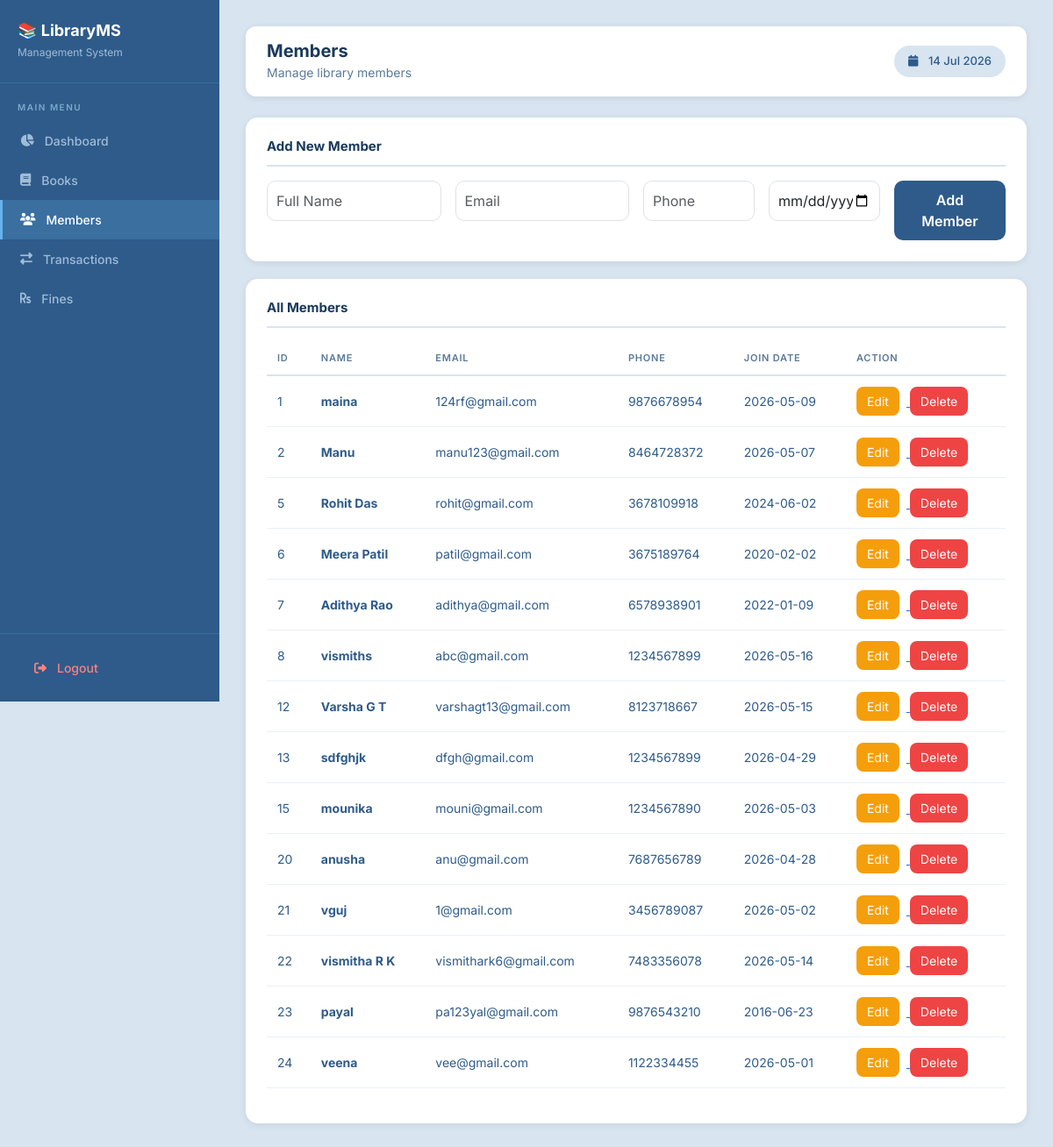
The app's page /LibraryMs/members.php with its own data.
### tables this page shows
CREATE TABLE `members` (
  `member_id` int(11) NOT NULL,
  `name` varchar(255) DEFAULT NULL,
  `email` varchar(255) DEFAULT NULL,
  `phone` varchar(20) DEFAULT NULL,
  `join_date` date DEFAULT NULL
);

### LibraryMs/members.php (the view, shortened to what this page needs)
<?php include 'db.php'; ?>
<!DOCTYPE html>
<html lang="en">
<head>
    <link href="https://cdn.jsdelivr.net/npm/bootstrap@5.3.0/dist/css/bootstrap.min.css" rel="stylesheet">
    <link href="https://cdnjs.cloudflare.com/ajax/libs/font-awesome/6.4.0/css/all.min.css" rel="stylesheet">
</head>
<body>
<div class="sidebar">
    <div class="sidebar-logo">
        <h4>📚 LibraryMS</h4>
        <span>Management System</span>
    </div>
    <div class="nav-label">Main Menu</div>
    <a href="index.php">
        <i class="fas fa-chart-pie"></i> Dashboard
    </a>
    <a href="books.php">
        <i class="fas fa-book"></i> Books
    </a>
    <a href="members.php" class="active">
        <i class="fas fa-users"></i> Members
    </a>
    <a href="transactions.php">
        <i class="fas fa-exchange-alt"></i> Transactions
    </a>
    <a href="fines.php">
        <i class="fas fa-rupee-sign"></i> Fines
    </a>
    <div class="sidebar-footer">
        <a href="logout.php">
            <i class="fas fa-sign-out-alt"></i> Logout
        </a>
    </div>
</div>
<div class="main">
    <div class="topbar">
        <div>
            <h5>Members</h5>
            <small style="color:#5a7a9a;">
                Manage library members
            </small>
        </div>
        <span style="background:#d8e4f0;
        padding:8px 16px;
        border-radius:20px;
        font-size:13px;
        color:#2e5b8a;
        font-weight:500;">
            <i class="fas fa-calendar me-2"></i>
            <?php echo date('d M Y'); ?>
        </span>
    </div>
    <div class="card-main">
        <h6>Add New Member</h6>
        <form method="POST">
            <div class="row g-3">
                <div class="col-md-3">
                   <input type="text"
name="name"
class="form-control"
placeholder="Full Name"
pattern="[A-Za-z ]+"
title="Only alphabets allowed"
required>
                </div>
                <div class="col-md-3">
                    <input type="email"
                    name="email"
                    class="form-control"
                    placeholder="Email"
                    required>
                </div>
                <div class="col-md-2">
                  <input type="text"
name="phone"
class="form-control"
placeholder="Phone"
maxlength="10"
pattern="[0-9]{10}"
title="Phone number must contain exactly 10 digits"
required>
                </div>
                <div class="col-md-2">
                   <input type="date"
name="join_date"
class="form-control"
required>
                </div>
                <div class="col-md-2">
                    <button type="submit"
                    name="add_member"
                    class="btn-custom w-100">
                        Add Member
                    </button>
                </div>
            </div>
        </form>
    </div>
    <div class="card-main">
        <h6>All Members</h6>
        <table class="table table-borderless">
            <thead>
                <tr>
                    <th>ID</th>
                    <th>Name</th>
                    <th>Email</th>
                    <th>Phone</th>
                    <th>Join Date</th>
                    <th>Action</th>
                </tr>
            </thead>
            <tbody>
            <?php
            $result=mysqli_query($conn,
            "SELECT * FROM members");
            while($row=mysqli_fetch_assoc($result)){
                echo "
                <tr>
                    <td>{$row['member_id']}</td>
                    <td>
                        <b>{$row['name']}</b>
                    </td>
                    <td>{$row['email']}</td>
                    <td>{$row['phone']}</td>
                    <td>{$row['join_date']}</td>
             <td>
<a href='edit_member.php?id={$row['member_id']}'>
<button class='btn-edit'>
Edit
</button>
</a>
<a href='members.php?delete_id={$row['member_id']}'
onclick='return confirm(\"Delete this member?\")'>
<button class='btn-delete'>
Delete
</button>
</a>
</td>
                </tr>";
            }
            ?>
            </tbody>
        </table>
    </div>
</div>
</body>
</html>

### LibraryMs/members.php (style rules this page uses)
* { margin:0; padding:0; box-sizing:border-box; }
body { font-family:'Inter',sans-serif; background:#d8e4f0; color:#1a3a5c; display:flex; min-height:100vh; }
.sidebar { width:250px; background:#2e5b8a; position:fixed; height:100vh; display:flex; flex-direction:column; }
.sidebar-logo { padding:24px 20px; border-bottom:1px solid #3a6fa0; }
.sidebar-logo h4 { color:#fff; font-size:18px; font-weight:700; margin:0; }
.sidebar-logo span { color:#a0bcd8; font-size:12px; }
.nav-label { padding:20px 20px 8px; color:#7aabcc; font-size:10px; font-weight:600; letter-spacing:1.5px; text-transform:uppercase; }
.sidebar a { display:flex; align-items:center; gap:12px; padding:12px 20px; color:#a0bcd8; text-decoration:none; font-size:14px; font-weight:500; transition:all 0.2s; border-left:3px solid transparent; }
.sidebar a.active { background:#3a6fa0; color:#fff; border-left:3px solid #63b3ed; }
.sidebar-footer { margin-top:auto; padding:16px; border-top:1px solid #3a6fa0; }
.sidebar-footer a { color:#fc8181; }
.main { margin-left:250px; flex:1; padding:30px; }
.topbar { background:#fff; padding:16px 24px; border-radius:12px; box-shadow:0 2px 8px rgba(0,0,0,0.08); margin-bottom:24px; display:flex; justify-content:space-between; align-items:center; }
.topbar h5 { font-size:20px; font-weight:700; margin:0; }
.card-main { background:#fff; border-radius:14px; padding:24px; box-shadow:0 2px 8px rgba(0,0,0,0.08); margin-bottom:20px; }
.card-main h6 { font-size:15px; font-weight:700; margin-bottom:16px; padding-bottom:12px; border-bottom:2px solid #d8e4f0; }
.table th { font-size:11px; font-weight:600; text-transform:uppercase; letter-spacing:0.8px; color:#5a7a9a; border-bottom:2px solid #d8e4f0; padding:10px 12px; }
.table td { font-size:14px; color:#2e5b8a; border-bottom:1px solid #e8f0f8; padding:12px; vertical-align:middle; }
.form-control { border-radius:10px; padding:10px; }
.btn-custom { background:#2e5b8a; color:#fff; border:none; padding:10px 18px; border-radius:10px; font-weight:600; }
.btn-edit { background:#f59e0b; color:#fff; border:none; padding:6px 12px; border-radius:8px; margin-right:8px; }
.btn-delete { background:#ef4444; color:#fff; border:none; padding:6px 12px; border-radius:8px; }

### records on screen
members: member_id "1", name "maina", email "124rf@gmail.com", phone "9876678954", join_date "2026-05-09"
members: member_id "2", name "Manu", email "manu123@gmail.com", phone "8464728372", join_date "2026-05-07"
members: member_id "5", name "Rohit Das", email "rohit@gmail.com", phone "3678109918", join_date "2024-06-02"
members: member_id "6", name "Meera Patil", email "patil@gmail.com", phone "3675189764", join_date "2020-02-02"
members: member_id "7", name "Adithya Rao", email "adithya@gmail.com", phone "6578938901", join_date "2022-01-09"
members: member_id "8", name "vismiths", email "abc@gmail.com", phone "1234567899", join_date "2026-05-16"
members: member_id "12", name "Varsha G T", email "varshagt13@gmail.com", phone "8123718667", join_date "2026-05-15"
members: member_id "13", name "sdfghjk", email "dfgh@gmail.com", phone "1234567899", join_date "2026-04-29"
members: member_id "15", name "mounika", email "mouni@gmail.com", phone "1234567890", join_date "2026-05-03"
members: member_id "20", name "anusha", email "anu@gmail.com", phone "7687656789", join_date "2026-04-28"
members: member_id "21", name "vguj", email "1@gmail.com", phone "3456789087", join_date "2026-05-02"
members: member_id "22", name "vismitha R K", email "vismithark6@gmail.com", phone "7483356078", join_date "2026-05-14"
members: member_id "23", name "payal", email "pa123yal@gmail.com", phone "9876543210", join_date "2016-06-23"
members: member_id "24", name "veena", email "vee@gmail.com", phone "1122334455", join_date "2026-05-01"
